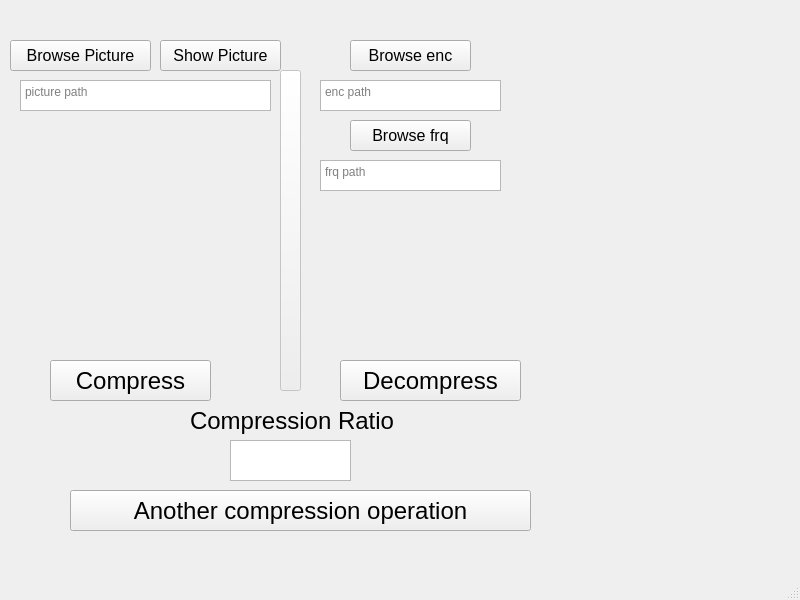
<?xml version="1.0" encoding="UTF-8"?>
<ui version="4.0">
 <class>compressor2</class>
 <widget class="QMainWindow" name="compressor2">
  <property name="geometry">
   <rect>
    <x>0</x>
    <y>0</y>
    <width>800</width>
    <height>600</height>
   </rect>
  </property>
  <property name="windowTitle">
   <string>compressor2</string>
  </property>
  <widget class="QWidget" name="centralwidget">
   <widget class="QPushButton" name="Show_pic">
    <property name="geometry">
     <rect>
      <x>160</x>
      <y>40</y>
      <width>121</width>
      <height>31</height>
     </rect>
    </property>
    <property name="font">
     <font>
      <pointsize>12</pointsize>
     </font>
    </property>
    <property name="text">
     <string>Show Picture</string>
    </property>
   </widget>
   <widget class="QPushButton" name="Show_pic_2">
    <property name="enabled">
     <bool>false</bool>
    </property>
    <property name="geometry">
     <rect>
      <x>280</x>
      <y>70</y>
      <width>21</width>
      <height>321</height>
     </rect>
    </property>
    <property name="font">
     <font>
      <pointsize>12</pointsize>
     </font>
    </property>
    <property name="text">
     <string/>
    </property>
   </widget>
   <widget class="QLabel" name="picture">
    <property name="geometry">
     <rect>
      <x>20</x>
      <y>130</y>
      <width>251</width>
      <height>201</height>
     </rect>
    </property>
    <property name="text">
     <string/>
    </property>
    <property name="pixmap">
     <pixmap>../projection-20.jpg</pixmap>
    </property>
   </widget>
   <widget class="QPushButton" name="reset">
    <property name="geometry">
     <rect>
      <x>70</x>
      <y>490</y>
      <width>461</width>
      <height>41</height>
     </rect>
    </property>
    <property name="font">
     <font>
      <pointsize>18</pointsize>
     </font>
    </property>
    <property name="text">
     <string>Another compression operation</string>
    </property>
   </widget>
   <widget class="QTextEdit" name="picture_path">
    <property name="geometry">
     <rect>
      <x>20</x>
      <y>80</y>
      <width>251</width>
      <height>31</height>
     </rect>
    </property>
    <property name="whatsThis">
     <string/>
    </property>
    <property name="placeholderText">
     <string>picture path</string>
    </property>
   </widget>
   <widget class="QPushButton" name="Browse_pic">
    <property name="geometry">
     <rect>
      <x>10</x>
      <y>40</y>
      <width>141</width>
      <height>31</height>
     </rect>
    </property>
    <property name="font">
     <font>
      <pointsize>12</pointsize>
     </font>
    </property>
    <property name="text">
     <string>Browse Picture</string>
    </property>
   </widget>
   <widget class="QPushButton" name="Browse_enc">
    <property name="geometry">
     <rect>
      <x>350</x>
      <y>40</y>
      <width>121</width>
      <height>31</height>
     </rect>
    </property>
    <property name="font">
     <font>
      <pointsize>12</pointsize>
     </font>
    </property>
    <property name="text">
     <string>Browse enc</string>
    </property>
   </widget>
   <widget class="QPushButton" name="decompress">
    <property name="geometry">
     <rect>
      <x>340</x>
      <y>360</y>
      <width>181</width>
      <height>41</height>
     </rect>
    </property>
    <property name="font">
     <font>
      <pointsize>18</pointsize>
     </font>
    </property>
    <property name="text">
     <string>Decompress</string>
    </property>
   </widget>
   <widget class="QPushButton" name="compress">
    <property name="geometry">
     <rect>
      <x>50</x>
      <y>360</y>
      <width>161</width>
      <height>41</height>
     </rect>
    </property>
    <property name="font">
     <font>
      <pointsize>18</pointsize>
     </font>
    </property>
    <property name="text">
     <string>Compress</string>
    </property>
   </widget>
   <widget class="QLabel" name="label">
    <property name="geometry">
     <rect>
      <x>190</x>
      <y>400</y>
      <width>251</width>
      <height>41</height>
     </rect>
    </property>
    <property name="font">
     <font>
      <pointsize>18</pointsize>
     </font>
    </property>
    <property name="text">
     <string>Compression Ratio</string>
    </property>
   </widget>
   <widget class="QTextEdit" name="frq_path">
    <property name="geometry">
     <rect>
      <x>320</x>
      <y>160</y>
      <width>181</width>
      <height>31</height>
     </rect>
    </property>
    <property name="placeholderText">
     <string>frq path</string>
    </property>
   </widget>
   <widget class="QTextEdit" name="comp_ratio">
    <property name="geometry">
     <rect>
      <x>230</x>
      <y>440</y>
      <width>121</width>
      <height>41</height>
     </rect>
    </property>
    <property name="font">
     <font>
      <pointsize>14</pointsize>
     </font>
    </property>
   </widget>
   <widget class="QTextEdit" name="enc_path">
    <property name="geometry">
     <rect>
      <x>320</x>
      <y>80</y>
      <width>181</width>
      <height>31</height>
     </rect>
    </property>
    <property name="placeholderText">
     <string>enc path</string>
    </property>
   </widget>
   <widget class="QPushButton" name="Browse_frq">
    <property name="geometry">
     <rect>
      <x>350</x>
      <y>120</y>
      <width>121</width>
      <height>31</height>
     </rect>
    </property>
    <property name="font">
     <font>
      <pointsize>12</pointsize>
     </font>
    </property>
    <property name="text">
     <string>Browse frq</string>
    </property>
   </widget>
  </widget>
  <widget class="QMenuBar" name="menubar">
   <property name="geometry">
    <rect>
     <x>0</x>
     <y>0</y>
     <width>800</width>
     <height>26</height>
    </rect>
   </property>
  </widget>
  <widget class="QStatusBar" name="statusbar"/>
 </widget>
 <resources/>
 <connections/>
</ui>
